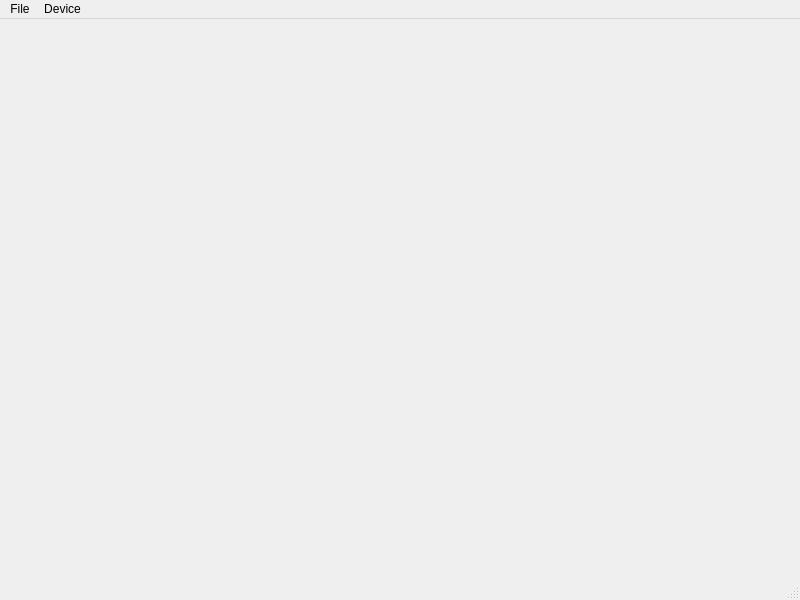
<?xml version="1.0" encoding="UTF-8"?>
<ui version="4.0">
 <class>MainWindow</class>
 <widget class="QMainWindow" name="MainWindow">
  <property name="geometry">
   <rect>
    <x>0</x>
    <y>0</y>
    <width>800</width>
    <height>600</height>
   </rect>
  </property>
  <property name="windowTitle">
   <string>MainWindow</string>
  </property>
  <widget class="QWidget" name="centralwidget"/>
  <widget class="QMenuBar" name="menubar">
   <property name="geometry">
    <rect>
     <x>0</x>
     <y>0</y>
     <width>800</width>
     <height>20</height>
    </rect>
   </property>
   <widget class="QMenu" name="menuFile">
    <property name="title">
     <string>File</string>
    </property>
   </widget>
   <widget class="QMenu" name="menuDevice">
    <property name="title">
     <string>Device</string>
    </property>
    <addaction name="actionConnect"/>
    <addaction name="actionConfig_mode"/>
    <addaction name="actionMeasure_mode"/>
   </widget>
   <addaction name="menuFile"/>
   <addaction name="menuDevice"/>
  </widget>
  <widget class="QStatusBar" name="statusbar"/>
  <action name="actionConnect">
   <property name="text">
    <string>Connect</string>
   </property>
  </action>
  <action name="actionConfig_mode">
   <property name="text">
    <string>Config mode</string>
   </property>
  </action>
  <action name="actionMeasure_mode">
   <property name="text">
    <string>Measure mode</string>
   </property>
  </action>
 </widget>
 <resources/>
 <connections/>
</ui>
